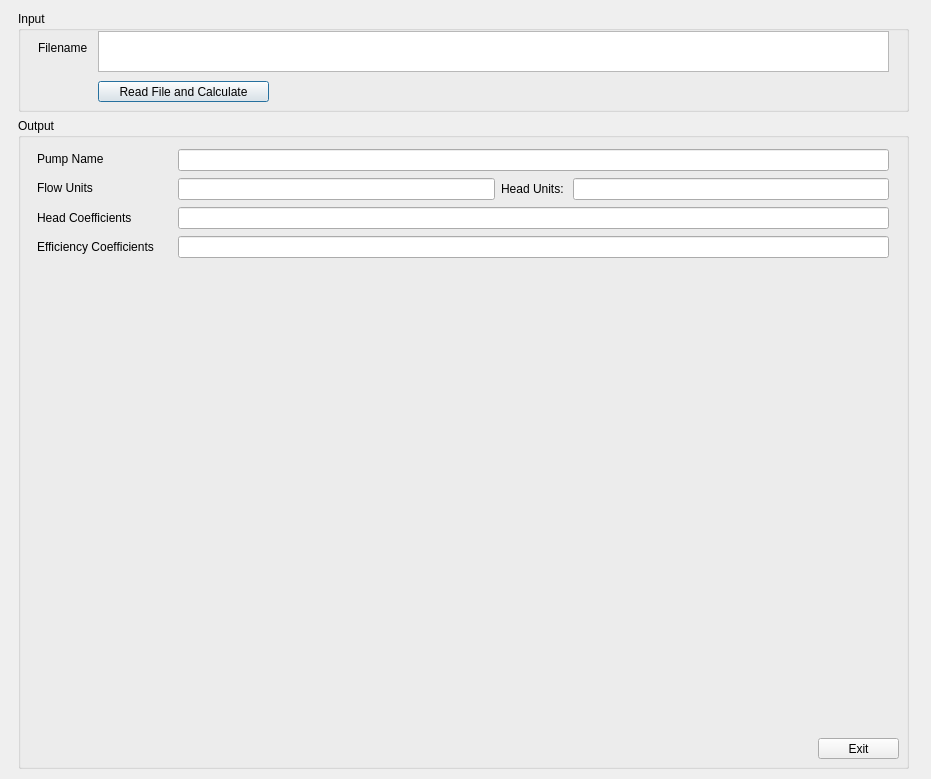
<?xml version="1.0" encoding="UTF-8"?>
<ui version="4.0">
 <class>Dialog</class>
 <widget class="QDialog" name="Dialog">
  <property name="geometry">
   <rect>
    <x>0</x>
    <y>0</y>
    <width>931</width>
    <height>779</height>
   </rect>
  </property>
  <property name="windowTitle">
   <string>Dialog</string>
  </property>
  <widget class="QGroupBox" name="groupBox">
   <property name="geometry">
    <rect>
     <x>18</x>
     <y>11</y>
     <width>891</width>
     <height>101</height>
    </rect>
   </property>
   <property name="title">
    <string>Input</string>
   </property>
   <widget class="QLabel" name="label">
    <property name="geometry">
     <rect>
      <x>20</x>
      <y>30</y>
      <width>54</width>
      <height>14</height>
     </rect>
    </property>
    <property name="text">
     <string>Filename</string>
    </property>
   </widget>
   <widget class="QTextEdit" name="textEdit_filename">
    <property name="geometry">
     <rect>
      <x>80</x>
      <y>20</y>
      <width>791</width>
      <height>41</height>
     </rect>
    </property>
   </widget>
   <widget class="QPushButton" name="pushButton_readandcalculate">
    <property name="geometry">
     <rect>
      <x>80</x>
      <y>70</y>
      <width>171</width>
      <height>21</height>
     </rect>
    </property>
    <property name="text">
     <string>Read File and Calculate</string>
    </property>
   </widget>
  </widget>
  <widget class="QGroupBox" name="groupBox_2">
   <property name="geometry">
    <rect>
     <x>18</x>
     <y>118</y>
     <width>891</width>
     <height>651</height>
    </rect>
   </property>
   <property name="title">
    <string>Output</string>
   </property>
   <widget class="QWidget" name="verticalLayoutWidget">
    <property name="geometry">
     <rect>
      <x>19</x>
      <y>29</y>
      <width>141</width>
      <height>111</height>
     </rect>
    </property>
    <layout class="QVBoxLayout" name="verticalLayout">
     <item>
      <widget class="QLabel" name="label_3">
       <property name="text">
        <string>Pump Name</string>
       </property>
      </widget>
     </item>
     <item>
      <widget class="QLabel" name="label_5">
       <property name="text">
        <string>Flow Units</string>
       </property>
      </widget>
     </item>
     <item>
      <widget class="QLabel" name="label_4">
       <property name="text">
        <string>Head Coefficients</string>
       </property>
      </widget>
     </item>
     <item>
      <widget class="QLabel" name="label_2">
       <property name="text">
        <string>Efficiency Coefficients</string>
       </property>
      </widget>
     </item>
    </layout>
   </widget>
   <widget class="QWidget" name="verticalLayoutWidget_2">
    <property name="geometry">
     <rect>
      <x>160</x>
      <y>30</y>
      <width>711</width>
      <height>111</height>
     </rect>
    </property>
    <layout class="QVBoxLayout" name="verticalLayout_2">
     <item>
      <widget class="QLineEdit" name="lineEdit_pumpname"/>
     </item>
     <item>
      <layout class="QHBoxLayout" name="horizontalLayout">
       <item>
        <widget class="QLineEdit" name="lineEdit_flowunits"/>
       </item>
       <item>
        <widget class="QLabel" name="label_6">
         <property name="text">
          <string>Head Units: </string>
         </property>
        </widget>
       </item>
       <item>
        <widget class="QLineEdit" name="lineEdit_headunits"/>
       </item>
      </layout>
     </item>
     <item>
      <widget class="QLineEdit" name="lineEdit_headcoeff"/>
     </item>
     <item>
      <widget class="QLineEdit" name="lineEdit_efficiencycoeff"/>
     </item>
    </layout>
   </widget>
   <widget class="QPushButton" name="pushButton_exit">
    <property name="geometry">
     <rect>
      <x>800</x>
      <y>620</y>
      <width>81</width>
      <height>21</height>
     </rect>
    </property>
    <property name="text">
     <string>Exit</string>
    </property>
   </widget>
  </widget>
 </widget>
 <resources/>
 <connections/>
</ui>
